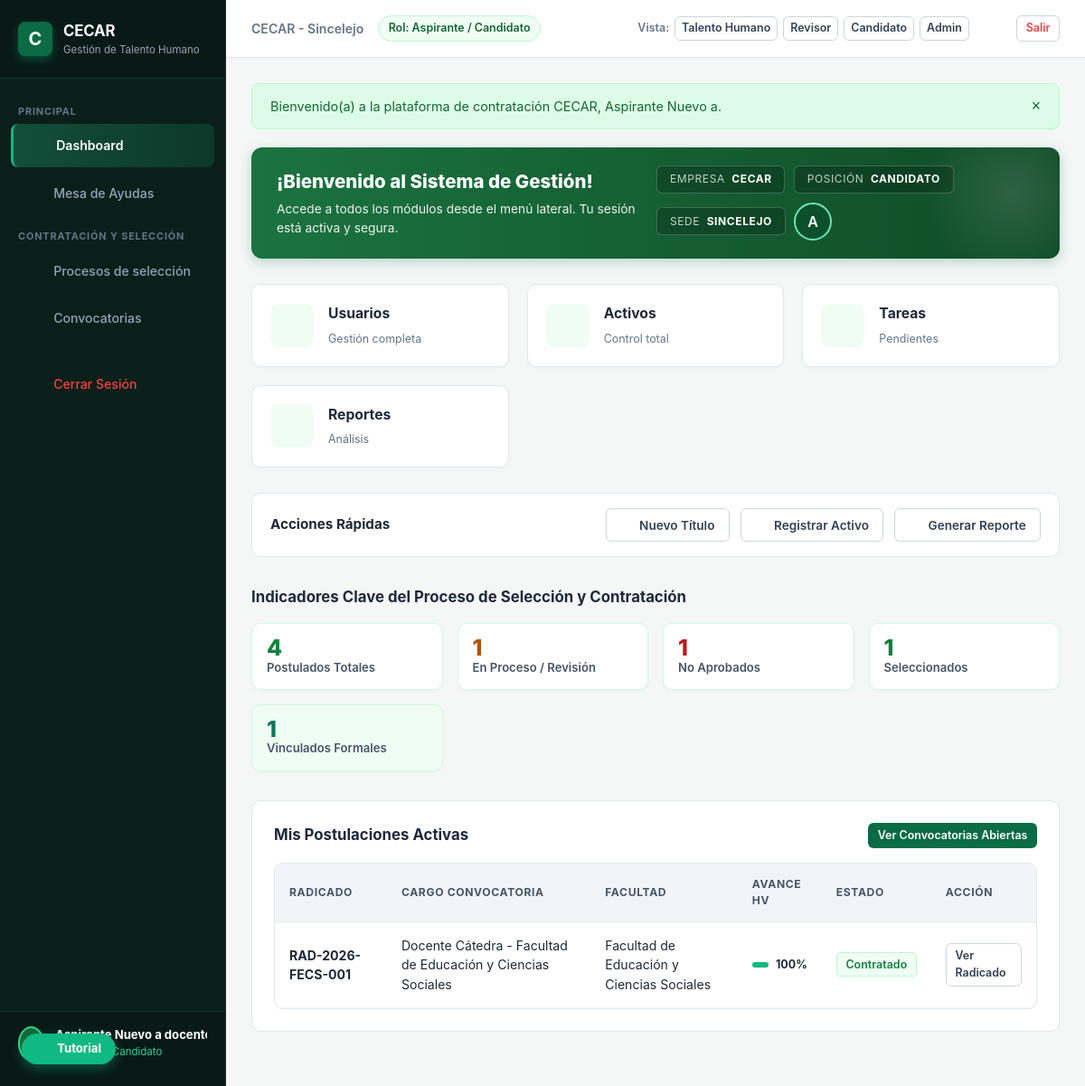
Screenshot of /index.php?c=Dashboard&a=index (signed in) with the database file from the repository.
### tables this page shows
CREATE TABLE postulaciones (
    id INTEGER PRIMARY KEY AUTOINCREMENT,
    convocatoria_id INTEGER NOT NULL,
    usuario_id INTEGER NOT NULL,
    codigo_radicado VARCHAR(50) NOT NULL UNIQUE,
    estado VARCHAR(40) NOT NULL DEFAULT 'borrador', 
    -- borrador, enviada, en_revision, subsanacion_requerida, habilitada, no_habilitada, 
    -- preseleccionada, descartada, seleccionada, no_seleccionada, en_formalizacion, contratado, vinculado, retirada
    resultado_documental VARCHAR(30) NOT NULL DEFAULT 'pendiente', -- pendiente, conforme, observado, no_conforme
    porcentaje_avance INTEGER NOT NULL DEFAULT 0,
    version INTEGER NOT NULL DEFAULT 1,
    declaracion_veracidad INTEGER NOT NULL DEFAULT 0,
    fecha_declaracion DATETIME,
    fecha_postulacion DATETIME NOT NULL DEFAULT CURRENT_TIMESTAMP,
    fecha_envio DATETIME,
    motivo_descarte TEXT,
    causal_descarte_id VARCHAR(50),
    etapa_actual VARCHAR(50) NOT NULL DEFAULT 'revision_documental',
    banco_talento_consentimiento INTEGER NOT NULL DEFAULT 0,
    notas_internas TEXT,
    FOREIGN KEY (convocatoria_id) REFERENCES convocatorias(id),
    FOREIGN KEY (usuario_id) REFERENCES usuarios(id),
    UNIQUE (convocatoria_id, usuario_id)
);

CREATE TABLE convocatorias (
    id INTEGER PRIMARY KEY AUTOINCREMENT,
    codigo VARCHAR(50) NOT NULL UNIQUE,
    cargo VARCHAR(150) NOT NULL,
    dependencia_id INTEGER NOT NULL,
    facultad VARCHAR(150) NOT NULL,
    programa VARCHAR(150),
    sede VARCHAR(100) NOT NULL DEFAULT 'Sincelejo',
    periodo_academico VARCHAR(20) NOT NULL DEFAULT '2026-2',
    vacantes INTEGER NOT NULL DEFAULT 1,
    modalidad VARCHAR(50) NOT NULL DEFAULT 'Tiempo Completo',
    tipo_convocatoria VARCHAR(50) NOT NULL DEFAULT 'Docente',
    descripcion TEXT,
    fecha_apertura DATETIME NOT NULL,
    fecha_cierre DATETIME NOT NULL,
    estado VARCHAR(30) NOT NULL DEFAULT 'borrador', -- borrador, publicada, cerrada, retirada
    motivo_retiro TEXT,
    creado_por INTEGER,
    fecha_creacion DATETIME NOT NULL DEFAULT CURRENT_TIMESTAMP,
    FOREIGN KEY (dependencia_id) REFERENCES dependencias(id),
    FOREIGN KEY (creado_por) REFERENCES usuarios(id)
);

### views/dashboard/index.php (the view, shortened to what the rows shown need)
<div class="banner-gestion">
    <div class="banner-gestion-content">
        <h2>¡Bienvenido al Sistema de Gestión!</h2>
    </div>
</div>
<?php if ($esCandidato): ?>
    <div style="background: #ffffff; border: 1px solid var(--border-color); border-radius: 10px; padding: 1.5rem; margin-bottom: 2rem;">
        <?php if (empty($misPostulaciones)): ?>
            <p style="color: #64748b; font-size: 0.88rem;">Aún no ha iniciado ninguna postulación.</p>
        <?php else: ?>
            <div class="table-responsive">
                <table class="cecar-table">
                    <thead>
                        <tr>
                            <th>Radicado</th>
                            <th>Cargo Convocatoria</th>
                            <th>Facultad</th>
                            <th>Avance HV</th>
                            <th>Estado</th>
                            <th>Acción</th>
                        </tr>
                    </thead>
                    <tbody>
                        <?php foreach ($misPostulaciones as $mp): ?>
                            <tr>
                                <td><strong><?= htmlspecialchars($mp['codigo_radicado'], ENT_QUOTES, 'UTF-8') ?></strong></td>
                                <td><?= htmlspecialchars($mp['cargo'], ENT_QUOTES, 'UTF-8') ?></td>
                                <td><?= htmlspecialchars($mp['facultad'], ENT_QUOTES, 'UTF-8') ?></td>
                                <td>
                                    <div style="display: flex; align-items: center; gap: 0.5rem;">
                                        <div style="flex: 1; height: 6px; background: #e2e8f0; border-radius: 9999px; overflow: hidden; max-width: 80px;">
                                            <div style="width: <?= (int)$mp['porcentaje_avance'] ?>%; height: 100%; background: #10b981;"></div>
                                        </div>
                                        <span style="font-size: 0.78rem; font-weight: 700;"><?= (int)$mp['porcentaje_avance'] ?>%</span>
                                    </div>
                                </td>
                                <td><?= FormatHelper::badgeEstado($mp['estado']) ?></td>
                                <td>
                                    <?php if ($mp['estado'] === 'borrador'): ?>
                                        <a href="<?= BASE_URL ?>/index.php?c=Postulacion&a=index&convocatoria_id=<?= $mp['convocatoria_id'] ?>" class="btn btn-primary btn-sm">
                                            Continuar Diligenciamiento
                                        </a>
                                    <?php elseif ($mp['estado'] === 'subsanacion_requerida'): ?>
                                        <a href="<?= BASE_URL ?>/index.php?c=Postulacion&a=subsanar&id=<?= $mp['id'] ?>" class="btn btn-danger btn-sm">
                                            Subsanar Ítems
                                        </a>
                                    <?php else: ?>
                                        <a href="<?= BASE_URL ?>/index.php?c=Postulacion&a=constancia&id=<?= $mp['id'] ?>" class="btn btn-secondary btn-sm">
                                            Ver Radicado
                                        </a>
                                    <?php endif; ?>
                                </td>
                            </tr>
                        <?php endforeach; ?>
                    </tbody>
                </table>
            </div>
        <?php endif; ?>
    </div>
<?php endif; ?>

### app/Helpers/FormatHelper.php (shortened to what the rows shown need)
<?php
class FormatHelper {
    public static function badgeEstado(string $estado): string {
        $key = strtolower(trim($estado));
        $enum = EstadoPostulacion::tryFrom($key);
        if ($enum) {
            $label = $enum->label();
            $colors = $enum->badgeColors();
        }
        return sprintf(
            '<span class="badge" style="background-color: %s; color: %s; border: 1px solid %s; padding: 0.2rem 0.6rem; border-radius: 4px; font-size: 0.78rem; font-weight: 600; display: inline-flex; align-items: center; gap: 0.25rem;">%s</span>',
            $colors['bg'],
            $colors['text'],
            $colors['border'],
            htmlspecialchars($label, ENT_QUOTES, 'UTF-8')
        );
    }
}

### rows the page displays
postulaciones: codigo_radicado "RAD-2026-FECS-001", convocatoria.cargo "Docente Cátedra - Facultad de Educación y Ciencias Sociales", convocatoria.facultad "Facultad de Educación y Ciencias Sociales", porcentaje_avance "100"

### other values shown
AuthHelper::getDependenciaNombre() "CECAR - Sincelejo"
AuthHelper::getRolNombre() "Aspirante / Candidato"
$f['mensaje'] "Bienvenido(a) a la plataforma de contratación CECAR, Aspirante Nuevo a."
AuthHelper::getCargo() "CANDIDATO"
substr(AuthHelper::getNombreCompleto(), 0, 1) "A"
$stats['total_postulados'] "4"
$stats['en_proceso'] "1"
$stats['no_aprobados'] "1"
$stats['seleccionados'] "1"
$stats['vinculados'] "1"
